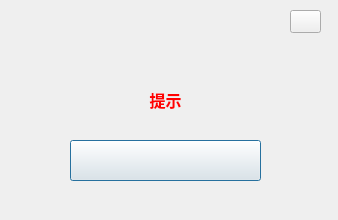
<?xml version="1.0" encoding="UTF-8"?>
<ui version="4.0">
 <class>MyMessageBox</class>
 <widget class="QDialog" name="MyMessageBox">
  <property name="geometry">
   <rect>
    <x>0</x>
    <y>0</y>
    <width>338</width>
    <height>220</height>
   </rect>
  </property>
  <property name="minimumSize">
   <size>
    <width>338</width>
    <height>220</height>
   </size>
  </property>
  <property name="maximumSize">
   <size>
    <width>338</width>
    <height>220</height>
   </size>
  </property>
  <property name="windowTitle">
   <string>MyMessageBox</string>
  </property>
  <widget class="QPushButton" name="pushButton">
   <property name="geometry">
    <rect>
     <x>70</x>
     <y>140</y>
     <width>191</width>
     <height>41</height>
    </rect>
   </property>
   <property name="styleSheet">
    <string notr="true">border-image: url(:/DialogLogin/images/buttonyes.png);</string>
   </property>
   <property name="text">
    <string/>
   </property>
  </widget>
  <widget class="QLabel" name="label">
   <property name="geometry">
    <rect>
     <x>40</x>
     <y>90</y>
     <width>251</width>
     <height>20</height>
    </rect>
   </property>
   <property name="font">
    <font>
     <family>Agency FB</family>
     <pointsize>12</pointsize>
     <weight>75</weight>
     <bold>true</bold>
    </font>
   </property>
   <property name="styleSheet">
    <string notr="true">color: rgb(255, 0, 0);</string>
   </property>
   <property name="text">
    <string>提示</string>
   </property>
   <property name="alignment">
    <set>Qt::AlignCenter</set>
   </property>
  </widget>
  <widget class="QPushButton" name="bt_cancel">
   <property name="geometry">
    <rect>
     <x>350</x>
     <y>20</y>
     <width>31</width>
     <height>23</height>
    </rect>
   </property>
   <property name="styleSheet">
    <string notr="true">border-image: url(:/new/prefix1/images/Login/close.png);</string>
   </property>
   <property name="text">
    <string/>
   </property>
  </widget>
  <widget class="QLabel" name="label_2">
   <property name="geometry">
    <rect>
     <x>0</x>
     <y>0</y>
     <width>338</width>
     <height>220</height>
    </rect>
   </property>
   <property name="minimumSize">
    <size>
     <width>338</width>
     <height>220</height>
    </size>
   </property>
   <property name="maximumSize">
    <size>
     <width>338</width>
     <height>220</height>
    </size>
   </property>
   <property name="text">
    <string/>
   </property>
   <property name="pixmap">
    <pixmap resource="Dialoglogin.qrc">:/DialogLogin/images/Mwbk.png</pixmap>
   </property>
   <property name="scaledContents">
    <bool>true</bool>
   </property>
  </widget>
  <widget class="QPushButton" name="bt_cancel_2">
   <property name="geometry">
    <rect>
     <x>290</x>
     <y>10</y>
     <width>31</width>
     <height>23</height>
    </rect>
   </property>
   <property name="styleSheet">
    <string notr="true">border-image: url(:/DialogLogin/images/Login/close.png);</string>
   </property>
   <property name="text">
    <string/>
   </property>
  </widget>
  <zorder>label_2</zorder>
  <zorder>pushButton</zorder>
  <zorder>label</zorder>
  <zorder>bt_cancel</zorder>
  <zorder>bt_cancel_2</zorder>
 </widget>
 <layoutdefault spacing="6" margin="11"/>
 <resources>
  <include location="Dialoglogin.qrc"/>
 </resources>
 <connections/>
</ui>
